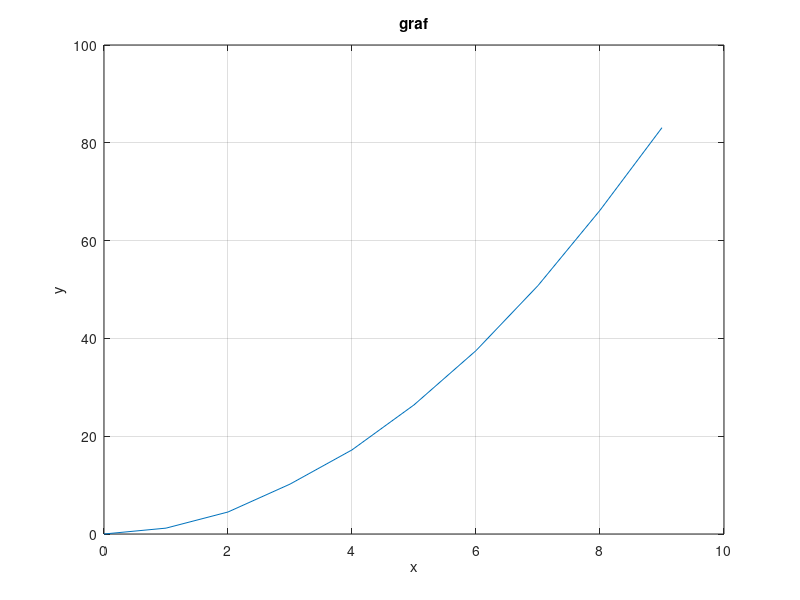

MATLAB code for this plot:
clc
clear all
close all

x = [0 1 2 3 4 5 6 7 8 9];
y = [0 1.2 4.5 10.2 17.2 26.4 37.5 50.8 66.2 83.1];

plot(x,y)
title('graf')
xlabel('x')
ylabel('y')
grid